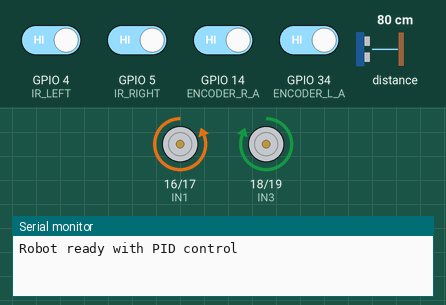
Simulated run of this sketch. Board: ESP32. On the bench: motor-driver pin pairs drawn as motors (green arrow = first pin HIGH = forward, orange = second pin HIGH = backward, longer = more drive, scaled by the enable pin), the last lines printed to the serial monitor. The test bench sets the inputs (shaded band); at power-on: GPIO 4 (IR_LEFT), GPIO 5 (IR_RIGHT), GPIO 14 (ENCODER_R_A), GPIO 34 (ENCODER_L_A) HIGH, distance to the obstacle 80 cm.

Above: at 1.2 s.
1.3 s: distance to the obstacle set to 16 cm
At 1.48 s:
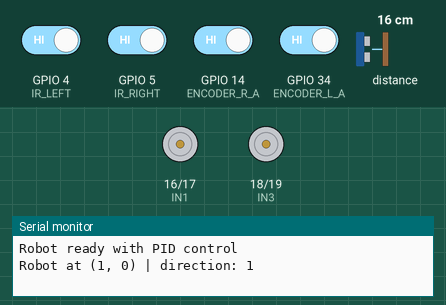
3.1 s: distance to the obstacle set to 13 cm
At 4.1 s:
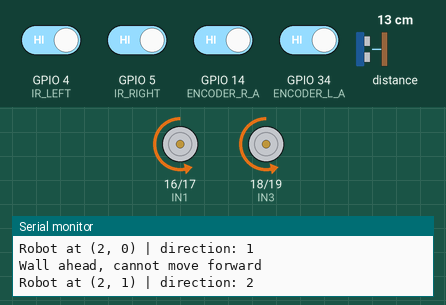
6.1 s: distance to the obstacle set to 18 cm
7.8 s: distance to the obstacle set to 2 cm
At 8.26 s:
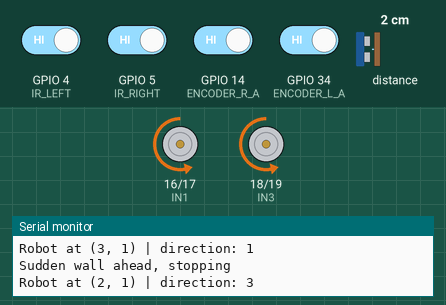
Timing chart, 0 to 11.8 s (numbered marks = the images above; inputs shaded):
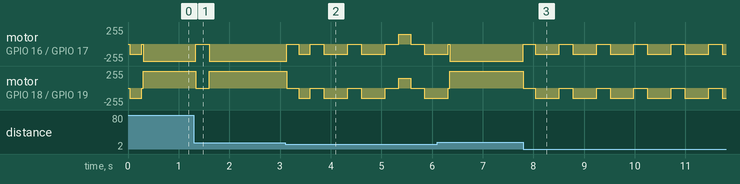

Measured:
- the behaviour switches between 15 and 14 cm on distance to the obstacle (found by bisection; images 1 and 2)
- after the input at 1.3 s, motor on GPIO 16 (IN1) / GPIO 17 (IN2): backward 255/255 → stopped at once, → backward 255/255 0.27 s later; motor on GPIO 18 (IN3) / GPIO 19 (IN4): forward 255/255 → stopped at once, → forward 255/255 0.27 s later
- after the input at 7.8 s, motor on GPIO 16 (IN1) / GPIO 17 (IN2), motor on GPIO 18 (IN3) / GPIO 19 (IN4): alternates backward 150/255 for 0.47 s and stopped for 0.27 s, starting at once

The sketch:

FinalCode-withPid.ino
```cpp
#include <Wire.h>
#include <Adafruit_VL53L0X.h>

// === IR Sensor Pins ===
#define IR_LEFT 4
#define IR_RIGHT 5

// === Motor Driver Pins ===
#define IN1 16
#define IN2 17
#define IN3 18
#define IN4 19
#define ENA 32
#define ENB 33

// === Encoder Pins ===
#define ENCODER_L_A 34
#define ENCODER_L_B 35
#define ENCODER_R_A 14
#define ENCODER_R_B 27

// === Maze Constants ===
#define MAZE_SIZE 8
int maze[MAZE_SIZE][MAZE_SIZE];
int robotX = 0, robotY = 0;
int direction = 0;
const int goalX = 3, goalY = 3;
int dx[4] = { 0, 1, 0, -1 };
int dy[4] = { -1, 0, 1, 0 };

// === Encoder Variables ===
volatile long encoderCountLeft = 0;
volatile long encoderCountRight = 0;
long lastCountLeft = 0, lastCountRight = 0;
int speedLeft = 0, speedRight = 0;
unsigned long lastSpeedCheck = 0;

// === Motor Speed ===
int targetSpeedLeft = 150;
int targetSpeedRight = 150;

// === PID Variables ===
float integralLeft = 0, previousErrorLeft = 0;
float integralRight = 0, previousErrorRight = 0;
float Kp = 2.0, Ki = 0.5, Kd = 0.2;

// === Distance Sensor ===
Adafruit_VL53L0X sensorFront = Adafruit_VL53L0X();

// === Encoder Interrupts ===
void IRAM_ATTR onEncoderLeftA() {
  encoderCountLeft += (digitalRead(ENCODER_L_A) == digitalRead(ENCODER_L_B)) ? 1 : -1;
}

void IRAM_ATTR onEncoderRightA() {
  encoderCountRight += (digitalRead(ENCODER_R_A) == digitalRead(ENCODER_R_B)) ? 1 : -1;
}

// === Setup ===
void setup() {
  Serial.begin(115200);
  Wire.begin(21, 22);
  if (!sensorFront.begin()) {
    Serial.println("Failed to initialize VL53L0X");
    while (1);
  }

  pinMode(IN1, OUTPUT); pinMode(IN2, OUTPUT);
  pinMode(IN3, OUTPUT); pinMode(IN4, OUTPUT);
  pinMode(ENA, OUTPUT); pinMode(ENB, OUTPUT);

  pinMode(ENCODER_L_A, INPUT);
  pinMode(ENCODER_L_B, INPUT);
  pinMode(ENCODER_R_A, INPUT);
  pinMode(ENCODER_R_B, INPUT);

  attachInterrupt(digitalPinToInterrupt(ENCODER_L_A), onEncoderLeftA, CHANGE);
  attachInterrupt(digitalPinToInterrupt(ENCODER_R_A), onEncoderRightA, CHANGE);

  pinMode(IR_LEFT, INPUT);
  pinMode(IR_RIGHT, INPUT);

  Serial.println("Robot ready with PID control");
}

// === Update speed from encoder pulses ===
void updateSpeed() {
  if (millis() - lastSpeedCheck >= 200) {
    long pulsesLeft = encoderCountLeft - lastCountLeft;
    long pulsesRight = encoderCountRight - lastCountRight;
    speedLeft = pulsesLeft * 5;
    speedRight = pulsesRight * 5;
    lastCountLeft = encoderCountLeft;
    lastCountRight = encoderCountRight;
    lastSpeedCheck = millis();
  }
}

// === PID PWM adjustment ===
void adjustPWM_PID() {
  float errorL = targetSpeedLeft - speedLeft;
  integralLeft += errorL;
  float derivativeL = errorL - previousErrorLeft;
  previousErrorLeft = errorL;
  float pwmL = constrain(targetSpeedLeft + (Kp * errorL + Ki * integralLeft + Kd * derivativeL), 60, 255);

  float errorR = targetSpeedRight - speedRight;
  integralRight += errorR;
  float derivativeR = errorR - previousErrorRight;
  previousErrorRight = errorR;
  float pwmR = constrain(targetSpeedRight + (Kp * errorR + Ki * integralRight + Kd * derivativeR), 60, 255);

  driveMotors(pwmL, pwmR);
}

// === Drive motors with PWM values ===
void driveMotors(int pwmL, int pwmR) {
  digitalWrite(IN1, LOW);
  digitalWrite(IN2, HIGH);
  digitalWrite(IN3, HIGH);
  digitalWrite(IN4, LOW);
  analogWrite(ENA, pwmL);
  analogWrite(ENB, pwmR);
}

// === Stop motors ===
void stopMotors() {
  digitalWrite(IN1, LOW); digitalWrite(IN2, LOW);
  digitalWrite(IN3, LOW); digitalWrite(IN4, LOW);
  analogWrite(ENA, 0); analogWrite(ENB, 0);
}

void turnRight90() {
  digitalWrite(IN1, LOW);
  digitalWrite(IN2, HIGH);
  digitalWrite(IN3, LOW);
  digitalWrite(IN4, HIGH);
  analogWrite(ENA, 150);
  analogWrite(ENB, 150);
  delay(236);
  stopMotors();
}

void turnLeft90() {
  digitalWrite(IN1, HIGH);
  digitalWrite(IN2, LOW);
  digitalWrite(IN3, HIGH);
  digitalWrite(IN4, LOW);
  analogWrite(ENA, 150);
  analogWrite(ENB, 150);
  delay(236);
  stopMotors();
}

void turnBack180() {
  digitalWrite(IN1, LOW);
  digitalWrite(IN2, HIGH);
  digitalWrite(IN3, LOW);
  digitalWrite(IN4, HIGH);
  analogWrite(ENA, 150);
  analogWrite(ENB, 150);
  delay(472);
  stopMotors();
}


// === Get front distance from sensor ===
int getFrontDistance() {
  VL53L0X_RangingMeasurementData_t frontData;
  sensorFront.rangingTest(&frontData, false);
  return (frontData.RangeStatus != 4) ? frontData.RangeMilliMeter : 9999;
}

// === Move one cell forward ===
void moveOneCellForward() {
  int startDistance = getFrontDistance();
  if (startDistance < 150) {
    Serial.println("Wall ahead, cannot move forward");
    stopMotors(); return;
  }
  while (true) {
    updateSpeed(); adjustPWM_PID();
    int current = getFrontDistance();
    if (current < 150) { Serial.println("Sudden wall ahead, stopping"); stopMotors(); break; }
    if (current <= (startDistance - 200)) { stopMotors(); break; }
    delay(50);
  }
}

// === Update maze walls based on sensors ===
void updateWalls() {
  int frontDist = getFrontDistance();
  bool wallF = frontDist < 150;
  bool wallR = digitalRead(IR_RIGHT) == LOW;
  bool wallL = digitalRead(IR_LEFT) == LOW;
  int x = robotX, y = robotY;
  int dirs[3] = { direction, (direction + 1) % 4, (direction + 3) % 4 };
  bool walls[3] = { wallF, wallR, wallL };
  for (int i = 0; i < 3; i++) {
    int d = dirs[i];
    int nx = x + dx[d];
    int ny = y + dy[d];
    if (nx >= 0 && ny >= 0 && nx < MAZE_SIZE && ny < MAZE_SIZE) {
      maze[nx][ny] = walls[i] ? 1 : (maze[nx][ny] == 1 ? 99 : maze[nx][ny]);
    }
  }
}

// === Flood fill algorithm for pathfinding ===
void floodFill(int gx, int gy) {
  for (int i = 0; i < MAZE_SIZE; i++)
    for (int j = 0; j < MAZE_SIZE; j++)
      if (maze[i][j] != 1) maze[i][j] = 99;
  maze[gx][gy] = 0;
  bool changed = true;
  while (changed) {
    changed = false;
    for (int x = 0; x < MAZE_SIZE; x++) {
      for (int y = 0; y < MAZE_SIZE; y++) {
        if (maze[x][y] < 99) {
          for (int d = 0; d < 4; d++) {
            int nx = x + dx[d];
            int ny = y + dy[d];
            if (nx >= 0 && ny >= 0 && nx < MAZE_SIZE && ny < MAZE_SIZE)
              if (maze[nx][ny] > maze[x][y] + 1 && maze[nx][ny] != 1) {
                maze[nx][ny] = maze[x][y] + 1;
                changed = true;
              }
          }
        }
      }
    }
  }
}

// === Choose best direction to move based on flood fill values ===
int chooseBestDirection() {
  int minVal = 100, bestDir = -1;
  for (int d = 0; d < 4; d++) {
    int nx = robotX + dx[d];
    int ny = robotY + dy[d];
    if (nx >= 0 && ny >= 0 && nx < MAZE_SIZE && ny < MAZE_SIZE)
      if (maze[nx][ny] < minVal && maze[nx][ny] != 1)
        minVal = maze[nx][ny], bestDir = d;
  }
  return bestDir;
}

// === Rotate robot to target direction ===
void rotateTo(int targetDir) {
  int diff = (targetDir - direction + 4) % 4;
  if (diff == 1) turnRight90();
  else if (diff == 2) turnBack180();
  else if (diff == 3) turnLeft90();
  direction = targetDir;
}

void loop() {
  updateSpeed(); updateWalls();
  floodFill(goalX, goalY);
  int nextDir = chooseBestDirection();
  if (nextDir == -1) {
    Serial.println("No available path."); stopMotors(); while (1);
  } else {
    rotateTo(nextDir); moveOneCellForward();
    robotX += dx[direction]; robotY += dy[direction];
    Serial.print("Robot at ("); Serial.print(robotX);
    Serial.print(", "); Serial.print(robotY);
    Serial.print(") | direction: "); Serial.println(direction);
  }
  delay(200);
}
```
